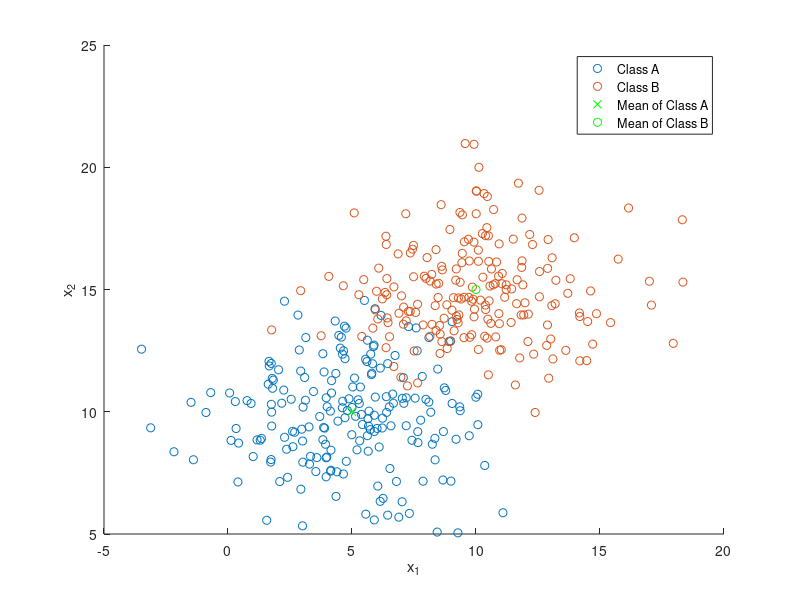

Reproduce this figure in MATLAB. (Note: this script raises an error after producing the figure.)
close all;
rng(4);

%% CASE 1 %%

% Class A
mu_A = [5 10]; % Mean
sigma_A = [8 0; 0 4]; % Covariance
r_A = chol(sigma_A); % Cholesky factorization to diagonalize the covariance matrix
z_A = repmat(mu_A, 200, 1) + randn(200, 2) * r_A; % Gaussian distribution for n = 200
[eig_vecs_A, eig_vals_A] = eig(sigma_A); % Extract eigenvalues and eigenvectors

% Test Data A for NN and KNN
test_A = repmat(mu_A, 200, 1) + randn(200, 2) * r_A; % Gaussian distribution for n = 200

% Class B
mu_B = [10 15];
sigma_B = [8 0; 0 4];
r_B = chol(sigma_B);
z_B = repmat(mu_B, 200, 1) + randn(200, 2) * r_B;
[eig_vecs_B, eig_vals_B] = eig(sigma_B);

% Test Data B For NN and KNN
z_B = repmat(mu_B, 200, 1) + randn(200, 2) * r_B;

figure;
xlabel('x_1');
ylabel('x_2');
hold on;

% Scatter plot of z_A and z_B, where points in z_A
% are marked with red 'X' and points in z_B are
% marked with blue 'O'.
samples_a_scatter = scatter(z_A(:, 1), z_A(:, 2), 'rx');
samples_b_scatter = scatter(z_B(:, 1), z_B(:, 2), 'bo');

% Angular orientation of the unit contours, by computing
% the inverse tan of eigenvectors 1 and 2.
theta_A = atan(eig_vecs_A(2,2) / eig_vecs_A(2, 1));
theta_B = atan(eig_vecs_B(2,2) / eig_vecs_B(2, 1));

% Plot the means on top of scatter plot
% where mean A is represented by a green 'X'
% and mean B is represented by a green 'O'.
plot(mu_A(1), mu_A(2), 'gx');
plot(mu_B(1), mu_B(2), 'go');

legend('Class A', 'Class B', 'Mean of Class A', 'Mean of Class B');

% Plot an ellipse based on the original distribution
% using eigenvalues of A and B.
plot_ellipse(mu_A(1), mu_A(2), theta_A, sqrt(eig_vals_A(2,2)), sqrt(eig_vals_A(1,1)), 'r');
plot_ellipse(mu_B(1), mu_B(2), theta_B, sqrt(eig_vals_B(2,2)), sqrt(eig_vals_B(1,1)), 'b');

% Step size - the smaller the value the smoother
dx = 0.2;

% Generate a matrix of values incremented by the step variable
% ranging from smallest value of z_A to largest value of z_B.
x = min([z_A(:,1);z_B(:,1)])-1:dx:max([z_A(:,1);z_B(:,1)])+1;
y = min([z_A(:,2);z_B(:,2)])-1:dx:max([z_A(:,2);z_B(:,2)])+1;

% Useful for generating values over a range for some equation.
% Used for the different classifier cases equations. Each row
% is a copy of x and each column is a copy of Y.
[X1, Y1] = meshgrid(x, y);

% MED case
MED1 = MED(X1, Y1, mu_A, mu_B);
% contour(X1, Y1, MED1, [0, 0], 'Color', 'magenta', 'LineWidth', 2, 'HandleVisibility', 'off');

[Conf_Mat_MED1, exp_error_MED1] = ConfMat(X1(1, 1), Y1(1, 1), MED1, z_A, z_B)

% GED case
GED1 = GED(X1, Y1, mu_A, sigma_A, mu_B, sigma_B);
% contour(X1, Y1, GED1, [0, 0], 'Color', 'black', 'LineWidth', 2, 'HandleVisibility', 'off');

% MAP Case
MAP1 = MAP(X1, Y1, mu_A, sigma_A, 200, mu_B, sigma_B, 200);
% contour(X1, Y1, MAP1, [0, 0], 'Color', 'cyan', 'LineWidth', 2, 'HandleVisibility', 'off');

% NN Case
NN1 = NN(X1, Y1, z_A, z_B);
% contour(X1, Y1, NN1, [0, 0], 'Color', 'cyan', 'LineWidth', 2, 'HandleVisibility', 'off');

% KNN case
KNN1 = KNN(X1, Y1, 5, z_A, z_B);
% contour(X1, Y1, KNN1, [0,0], 'Color', 'black', 'LineWidth', 2, 'HandleVisibility', 'off');

%% CASE 2 %%
figure;
xlabel('x_1');
ylabel('x_2');
hold on;

% Class C
mu_C = [5 10];
sigma_C = [8 4; 4 40];
r_C = chol(sigma_C);
z_C = repmat(mu_C, 100, 1) + randn(100, 2) * r_C;
[eig_vecs_C, eig_vals_C] = eig(sigma_C);

% Test Data C For NN and KNN
test_C = repmat(mu_C, 100, 1) + randn(100, 2) * r_C;

% Class D
mu_D = [15 10];
sigma_D = [8 0; 0 8];
r_D = chol(sigma_D);
z_D = repmat(mu_D, 200, 1) + randn(200, 2) * r_D;
[eig_vecs_D, eig_vals_D] = eig(sigma_D);

% Test Data D For NN and KNN
test_D = repmat(mu_D, 200, 1) + randn(200, 2) * r_D;

% Class E
mu_E = [10 5];
sigma_E = [10 -5; -5 20];
r_E = chol(sigma_E);
z_E = repmat(mu_E, 150, 1) + randn(150, 2) * r_E;
[eig_vecs_E, eig_vals_E] = eig(sigma_E);

% Test Data E For NN and KNN
test_E = repmat(mu_E, 150, 1) + randn(150, 2) * r_E;

samples_C_scatter = scatter(z_C(:, 1), z_C(:, 2), 'rx');
samples_D_scatter = scatter(z_D(:, 1), z_D(:, 2), 'bo');
samples_E_scatter = scatter(z_E(:, 1), z_E(:, 2), 'k^');

theta_C = atan(eig_vecs_C(2,2) / eig_vecs_C(2, 1));
theta_D = atan(eig_vecs_D(2,2) / eig_vecs_D(2, 1));
theta_E = atan(eig_vecs_E(2,2) / eig_vecs_E(2, 1));

plot(mu_C(1), mu_C(2), 'gx');
plot(mu_D(1), mu_D(2), 'go');
plot(mu_E(1), mu_E(2), 'g+');

legend('Class C', 'Class D', 'Class E', 'Mean of Class C', 'Mean of Class D', 'Mean of Class E')

plot_ellipse(mu_C(1), mu_C(2), theta_C, sqrt(eig_vals_C(2,2)), sqrt(eig_vals_C(1,1)), 'r');
plot_ellipse(mu_D(1), mu_D(2), theta_D, sqrt(eig_vals_D(2,2)), sqrt(eig_vals_D(1,1)), 'b');
plot_ellipse(mu_E(1), mu_E(2), theta_E, sqrt(eig_vals_E(2,2)), sqrt(eig_vals_E(1,1)), 'b');

x2 = min([z_C(:,1);z_D(:,1);z_E(:,1)])-1:dx:max([z_C(:,1);z_D(:,1);z_E(:,1)])+1;
y2 = min([z_C(:,2);z_D(:,2);z_E(:,2)])-1:dx:max([z_C(:,2);z_D(:,2);z_E(:,2)])+1;

[X2, Y2] = meshgrid(x2, y2);

% MED case
MED2 = MED(X2, Y2, mu_C, mu_D, mu_E);
% contour(X2, Y2, MED2, 'Color', 'magenta', 'LineWidth', 2, 'HandleVisibility', 'off');

Conf_Mat_MED2 = ConfMat(X2(1, 1), Y2(1, 1), MED2, z_C, z_D, z_E)

% GED case
GED2 = GED(X2, Y2, mu_C, sigma_C, mu_D, sigma_D, mu_E, sigma_E);
% contour(X2, Y2, GED2, 'Color', 'cyan', 'LineWidth', 2, 'HandleVisibility', 'off');

% MAP case
MAP2 = MAP(X2, Y2, mu_C, sigma_C, 100, mu_D, sigma_D, 200, mu_E, sigma_E, 150);
% contour(X2, Y2, MAP2, 'Color', 'black', 'LineWidth', 2, 'HandleVisibility', 'off');

% NN case
NN2 = NN(X2, Y2, z_C, z_D, z_E);
% contour(X2, Y2, NN2, 'Color', 'black', 'LineWidth', 2, 'HandleVisibility', 'off');

% KNN case
KNN2 = KNN(X2, Y2, 3, z_C, z_D, z_E);
%contour(X2, Y2, KNN2,'Color', 'black', 'LineWidth', 2, 'HandleVisibility', 'off');

hold off;



